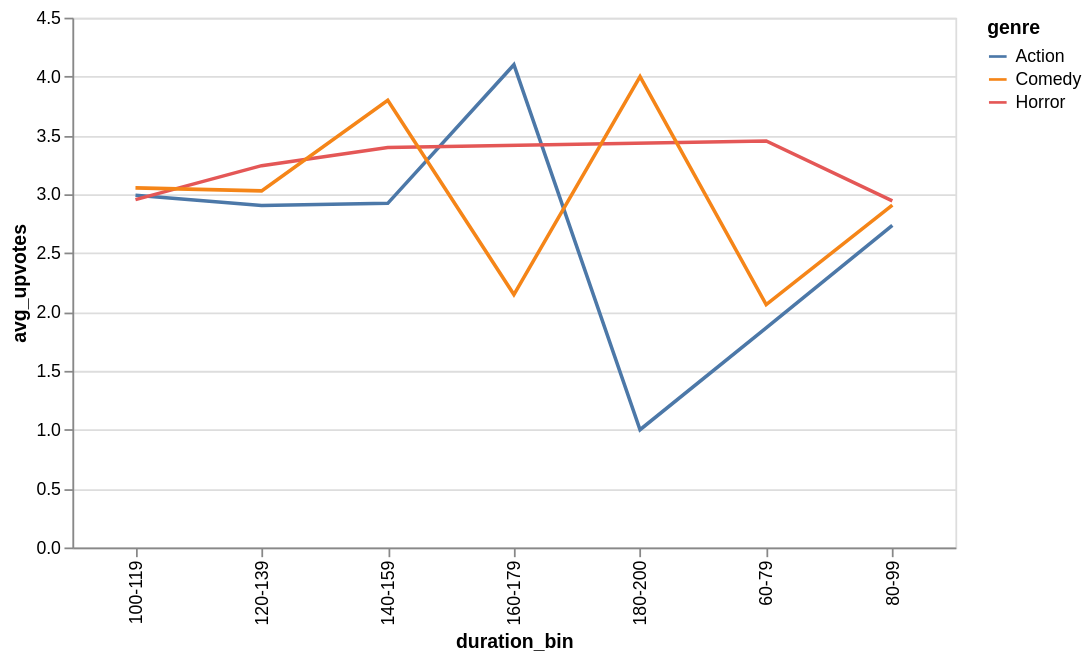

Source (notebook cell):
### Code cell
# For RQ3 viz
# line plot 
# drawing on relatinoships
alt.Chart(df3).mark_line().encode(x = "duration_bin", y = "avg_upvotes",
                                color = "genre").properties(width = 500)

### Figure 1 — Vega-Lite specification as saved in the notebook (floating-point values rounded to 4 significant figures)
{"config": {"view": {"continuousWidth": 300, "continuousHeight": 300}}, "data": {"name": "data-b9ce3813c9bc2421a15f560a19a10ccc"}, "mark": {"type": "line"}, "encoding": {"color": {"field": "genre", "type": "nominal"}, "x": {"field": "duration_bin", "type": "nominal"}, "y": {"field": "avg_upvotes", "type": "quantitative"}}, "width": 500, "$schema": "https://vega.github.io/schema/vega-lite/v5.20.1.json", "datasets": {"data-b9ce3813c9bc2421a15f560a19a10ccc": [{"avg_upvotes": 1.0, "genre": "Action", "duration_bin": "180-200"}, {"avg_upvotes": 3.243, "genre": "Horror", "duration_bin": "120-139"}, {"avg_upvotes": 2.944, "genre": "Horror", "duration_bin": "80-99"}, {"avg_upvotes": 4.0, "genre": "Comedy", "duration_bin": "180-200"}, {"avg_upvotes": 3.398, "genre": "Horror", "duration_bin": "140-159"}, {"avg_upvotes": 2.148, "genre": "Comedy", "duration_bin": "160-179"}, {"avg_upvotes": 3.054, "genre": "Comedy", "duration_bin": "100-119"}, {"avg_upvotes": 2.954, "genre": "Horror", "duration_bin": "100-119"}, {"avg_upvotes": 2.992, "genre": "Action", "duration_bin": "100-119"}, {"avg_upvotes": 2.907, "genre": "Comedy", "duration_bin": "80-99"}, {"avg_upvotes": 2.736, "genre": "Action", "duration_bin": "80-99"}, {"avg_upvotes": 2.904, "genre": "Action", "duration_bin": "120-139"}, {"avg_upvotes": 3.798, "genre": "Comedy", "duration_bin": "140-159"}, {"avg_upvotes": 4.1, "genre": "Action", "duration_bin": "160-179"}, {"avg_upvotes": 2.063, "genre": "Comedy", "duration_bin": "60-79"}, {"avg_upvotes": 2.923, "genre": "Action", "duration_bin": "140-159"}, {"avg_upvotes": 3.029, "genre": "Comedy", "duration_bin": "120-139"}, {"avg_upvotes": 1.865, "genre": "Action", "duration_bin": "60-79"}, {"avg_upvotes": 3.453, "genre": "Horror", "duration_bin": "60-79"}]}}
